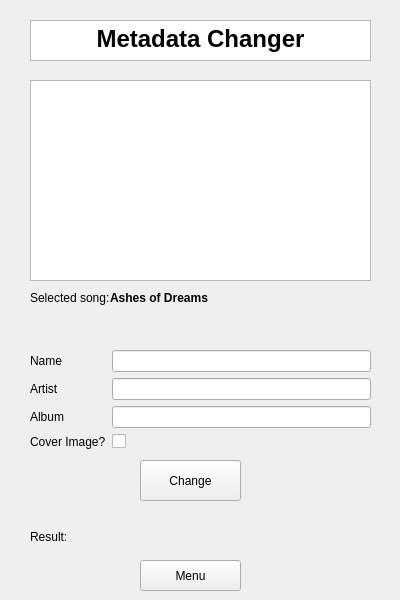
<?xml version="1.0" encoding="UTF-8"?>
<ui version="4.0">
 <class>MainWindow</class>
 <widget class="QMainWindow" name="MainWindow">
  <property name="geometry">
   <rect>
    <x>0</x>
    <y>0</y>
    <width>400</width>
    <height>600</height>
   </rect>
  </property>
  <property name="windowTitle">
   <string>Metadata Changer</string>
  </property>
  <widget class="QWidget" name="centralwidget">
   <widget class="QTextBrowser" name="textBrowser">
    <property name="geometry">
     <rect>
      <x>30</x>
      <y>20</y>
      <width>341</width>
      <height>41</height>
     </rect>
    </property>
    <property name="html">
     <string>&lt;!DOCTYPE HTML PUBLIC &quot;-//W3C//DTD HTML 4.0//EN&quot; &quot;http://www.w3.org/TR/REC-html40/strict.dtd&quot;&gt;
&lt;html&gt;&lt;head&gt;&lt;meta name=&quot;qrichtext&quot; content=&quot;1&quot; /&gt;&lt;style type=&quot;text/css&quot;&gt;
p, li { white-space: pre-wrap; }
&lt;/style&gt;&lt;/head&gt;&lt;body style=&quot; font-family:'MS Shell Dlg 2'; font-size:8.25pt; font-weight:400; font-style:normal;&quot;&gt;
&lt;p align=&quot;center&quot; style=&quot; margin-top:0px; margin-bottom:0px; margin-left:0px; margin-right:0px; -qt-block-indent:0; text-indent:0px;&quot;&gt;&lt;span style=&quot; font-size:18pt; font-weight:600;&quot;&gt;Metadata Changer&lt;/span&gt;&lt;/p&gt;&lt;/body&gt;&lt;/html&gt;</string>
    </property>
   </widget>
   <widget class="QListView" name="metadataList">
    <property name="geometry">
     <rect>
      <x>30</x>
      <y>80</y>
      <width>341</width>
      <height>201</height>
     </rect>
    </property>
   </widget>
   <widget class="QWidget" name="formLayoutWidget">
    <property name="geometry">
     <rect>
      <x>30</x>
      <y>350</y>
      <width>341</width>
      <height>100</height>
     </rect>
    </property>
    <layout class="QFormLayout" name="formLayout">
     <item row="0" column="0">
      <widget class="QLabel" name="songUrlLabel">
       <property name="text">
        <string>Name</string>
       </property>
      </widget>
     </item>
     <item row="1" column="0">
      <widget class="QLabel" name="songNameLabel">
       <property name="text">
        <string>Artist</string>
       </property>
      </widget>
     </item>
     <item row="1" column="1">
      <widget class="QLineEdit" name="metadataArtist"/>
     </item>
     <item row="0" column="1">
      <widget class="QLineEdit" name="metadataName"/>
     </item>
     <item row="2" column="0">
      <widget class="QLabel" name="albumLabel">
       <property name="text">
        <string>Album</string>
       </property>
      </widget>
     </item>
     <item row="2" column="1">
      <widget class="QLineEdit" name="metadataAlbum"/>
     </item>
     <item row="3" column="0">
      <widget class="QLabel" name="coverImageLabel">
       <property name="text">
        <string>Cover Image?</string>
       </property>
      </widget>
     </item>
     <item row="3" column="1">
      <widget class="QCheckBox" name="metadataCoverCheck">
       <property name="text">
        <string/>
       </property>
      </widget>
     </item>
    </layout>
   </widget>
   <widget class="QPushButton" name="metadataChangeButton">
    <property name="geometry">
     <rect>
      <x>140</x>
      <y>460</y>
      <width>101</width>
      <height>41</height>
     </rect>
    </property>
    <property name="text">
     <string>Change</string>
    </property>
   </widget>
   <widget class="QPushButton" name="metadataMenuButton">
    <property name="geometry">
     <rect>
      <x>140</x>
      <y>560</y>
      <width>101</width>
      <height>31</height>
     </rect>
    </property>
    <property name="text">
     <string>Menu</string>
    </property>
   </widget>
   <widget class="QLabel" name="label_6">
    <property name="geometry">
     <rect>
      <x>30</x>
      <y>290</y>
      <width>81</width>
      <height>16</height>
     </rect>
    </property>
    <property name="text">
     <string>Selected song:</string>
    </property>
   </widget>
   <widget class="QLabel" name="metadataSelectedSong">
    <property name="geometry">
     <rect>
      <x>110</x>
      <y>290</y>
      <width>261</width>
      <height>16</height>
     </rect>
    </property>
    <property name="font">
     <font>
      <weight>75</weight>
      <bold>true</bold>
     </font>
    </property>
    <property name="text">
     <string>Ashes of Dreams</string>
    </property>
   </widget>
   <widget class="QWidget" name="formLayoutWidget_2">
    <property name="geometry">
     <rect>
      <x>30</x>
      <y>530</y>
      <width>199</width>
      <height>21</height>
     </rect>
    </property>
    <layout class="QFormLayout" name="formLayout_2">
     <item row="0" column="0">
      <widget class="QLabel" name="label">
       <property name="text">
        <string>Result:</string>
       </property>
      </widget>
     </item>
     <item row="0" column="1">
      <widget class="QLabel" name="metadataResult">
       <property name="enabled">
        <bool>true</bool>
       </property>
       <property name="font">
        <font>
         <weight>75</weight>
         <bold>true</bold>
        </font>
       </property>
       <property name="styleSheet">
        <string notr="true">color: green;</string>
       </property>
       <property name="text">
        <string/>
       </property>
      </widget>
     </item>
    </layout>
   </widget>
  </widget>
 </widget>
 <resources/>
 <connections/>
</ui>
